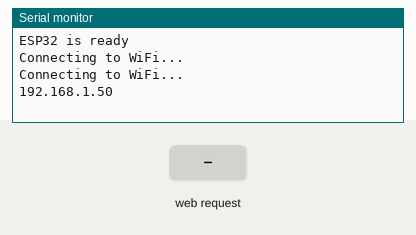
A sketch run on a simulated ESP32. On the bench: the last lines printed to the serial monitor. The inputs (shaded band) are chosen by the test bench. WiFi joins after 1.5 s; servers stay silent unless stated.

Above: at 3.2 s.
3.3 s: HTTP request GET /send?message=1 received
At 4.5 s:
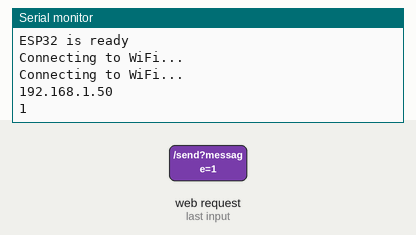
4.8 s: HTTP request GET /send?message=0 received
At 5.7 s:
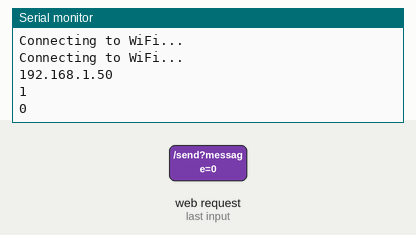

The sketch:

sending_code.ino
```cpp
#include <WiFi.h>
#include <ESPAsyncWebServer.h>


const char* ssid = "srujan";
const char* password = "11111111";

AsyncWebServer server(80);

void setup() {
  Serial.begin(9600);
  Serial.println("ESP32 is ready");


  WiFi.begin(ssid, password);
  while (WiFi.status() != WL_CONNECTED) {
    delay(1000);
    Serial.println("Connecting to WiFi...");
  }


  Serial.println(WiFi.localIP());


  const char* html = R"rawliteral(
  <!DOCTYPE HTML><html>
  <head><title>LoRa Sender</title></head>
  <script>
    function sendMessage(event) {
      event.preventDefault();
      var xhr = new XMLHttpRequest();
      var url = "/send?message=" + encodeURIComponent(document.getElementById("message").value);
      xhr.open("GET", url, true);
      xhr.onreadystatechange = function () {
        if (xhr.readyState == 4 && xhr.status == 200) {
          alert(xhr.responseText);
          window.location.reload();
        }
      };
      xhr.send();
    }
  </script>
  </head>
  <body>
    <h1>Enter text to send via LoRa</h1>
    <form onsubmit="sendMessage(event)">
      <input type="text" id="message" name="message">
      <input type="submit" value="Send">
    </form>
  </body>
  </html>)rawliteral";


  server.on("/", HTTP_GET, [html](AsyncWebServerRequest *request){
    request->send(200, "text/html", html);
  });


  server.on("/send", HTTP_GET, [](AsyncWebServerRequest *request){
    String message;
    if (request->hasParam("message")) {
      message = request->getParam("message")->value();
      Serial.println(message);
      request->send(200, "text/plain", "Message sent: " + message);
    } else {
      request->send(200, "text/plain", "No message sent");
    }
  });


  server.begin();
}

void loop() {

}
```

Measured:
- after the input at 3.3 s, the serial monitor: prints a new line at once (image 1)
- after the input at 4.8 s, the serial monitor: prints a new line at once (image 2)
